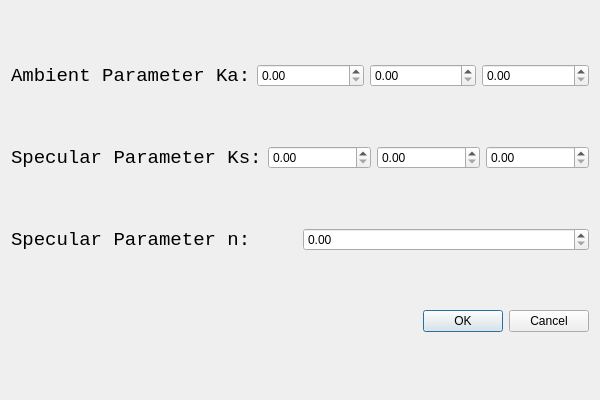
<?xml version="1.0" encoding="UTF-8"?>
<ui version="4.0">
 <class>ParamDialog</class>
 <widget class="QDialog" name="ParamDialog">
  <property name="geometry">
   <rect>
    <x>0</x>
    <y>0</y>
    <width>600</width>
    <height>400</height>
   </rect>
  </property>
  <property name="sizePolicy">
   <sizepolicy hsizetype="Fixed" vsizetype="Fixed">
    <horstretch>0</horstretch>
    <verstretch>0</verstretch>
   </sizepolicy>
  </property>
  <property name="minimumSize">
   <size>
    <width>600</width>
    <height>400</height>
   </size>
  </property>
  <property name="maximumSize">
   <size>
    <width>600</width>
    <height>400</height>
   </size>
  </property>
  <property name="windowTitle">
   <string>Dialog</string>
  </property>
  <layout class="QVBoxLayout" name="verticalLayout">
   <item>
    <layout class="QHBoxLayout" name="horizontalLayout">
     <item>
      <widget class="QLabel" name="label">
       <property name="font">
        <font>
         <family>Consolas</family>
         <pointsize>14</pointsize>
        </font>
       </property>
       <property name="text">
        <string>Ambient Parameter Ka:</string>
       </property>
      </widget>
     </item>
     <item>
      <widget class="QDoubleSpinBox" name="ka_rSpinBox"/>
     </item>
     <item>
      <widget class="QDoubleSpinBox" name="ka_gSpinBox"/>
     </item>
     <item>
      <widget class="QDoubleSpinBox" name="ka_bSpinBox"/>
     </item>
    </layout>
   </item>
   <item>
    <layout class="QHBoxLayout" name="horizontalLayout_2">
     <item>
      <widget class="QLabel" name="label_2">
       <property name="font">
        <font>
         <family>Consolas</family>
         <pointsize>14</pointsize>
        </font>
       </property>
       <property name="text">
        <string>Specular Parameter Ks:</string>
       </property>
      </widget>
     </item>
     <item>
      <widget class="QDoubleSpinBox" name="ks_rSpinBox"/>
     </item>
     <item>
      <widget class="QDoubleSpinBox" name="ks_gSpinBox"/>
     </item>
     <item>
      <widget class="QDoubleSpinBox" name="ks_bSpinBox"/>
     </item>
    </layout>
   </item>
   <item>
    <layout class="QHBoxLayout" name="horizontalLayout_3">
     <item>
      <widget class="QLabel" name="label_3">
       <property name="font">
        <font>
         <family>Consolas</family>
         <pointsize>14</pointsize>
        </font>
       </property>
       <property name="text">
        <string>Specular Parameter n:</string>
       </property>
      </widget>
     </item>
     <item>
      <widget class="QDoubleSpinBox" name="nSpinBox"/>
     </item>
    </layout>
   </item>
   <item>
    <widget class="QDialogButtonBox" name="okButton">
     <property name="orientation">
      <enum>Qt::Horizontal</enum>
     </property>
     <property name="standardButtons">
      <set>QDialogButtonBox::Cancel|QDialogButtonBox::Ok</set>
     </property>
    </widget>
   </item>
  </layout>
 </widget>
 <resources/>
 <connections>
  <connection>
   <sender>okButton</sender>
   <signal>accepted()</signal>
   <receiver>ParamDialog</receiver>
   <slot>accept()</slot>
   <hints>
    <hint type="sourcelabel">
     <x>248</x>
     <y>254</y>
    </hint>
    <hint type="destinationlabel">
     <x>157</x>
     <y>274</y>
    </hint>
   </hints>
  </connection>
  <connection>
   <sender>okButton</sender>
   <signal>rejected()</signal>
   <receiver>ParamDialog</receiver>
   <slot>reject()</slot>
   <hints>
    <hint type="sourcelabel">
     <x>316</x>
     <y>260</y>
    </hint>
    <hint type="destinationlabel">
     <x>286</x>
     <y>274</y>
    </hint>
   </hints>
  </connection>
 </connections>
</ui>
